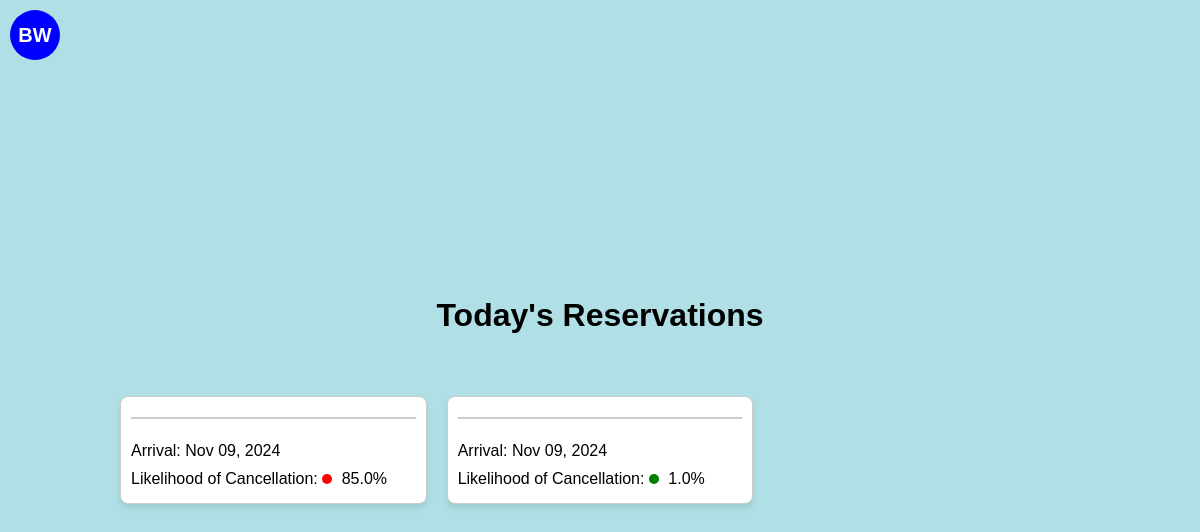
The page / on the database its author committed.
### cancellationPredictor/models.py (models this page shows, shortened)
class Booking(models.Model):
    month_of_booking = models.IntegerField()
    day_of_booking = models.IntegerField()
    weekday_of_booking = models.IntegerField()
    month_of_arrival = models.IntegerField()
    day_of_arrival = models.IntegerField()
    weekday_of_arrival = models.IntegerField()
    num_of_nights = models.IntegerField()
    is_repeated_guest = models.BooleanField()
    previous_stays = models.IntegerField()
    previous_cancellations = models.IntegerField()
    booking_to_arrival_duration = models.IntegerField()
    rate = models.DecimalField(max_digits=10, decimal_places=2)  # Assuming 'Rate' needs to handle decimals
    override = models.DecimalField(max_digits=10, decimal_places=2)  # Assuming 'Override' is a monetary value
    probability = models.DecimalField(max_digits=10, decimal_places=6)  # Storing probabilities with precision
    prediction = models.BooleanField()  # Assuming prediction is a binary outcome (True/False)
    guest_name = models.TextField()  # Adjust max_length as needed
    date_booking_made = models.DateField()
    scheduled_arrival = models.DateField()

### cancellationPredictor/views.py (the view)
# urls.py: path('', BookingListView.as_view(), name='booking-list'),
class BookingListView(ListView):
    model = Booking
    template_name = 'cancellationPredictor/booking_list.html'
    context_object_name = 'bookings'
    def get_queryset(self):
        today = timezone.localdate()
        today_arrivals = Booking.objects.filter(scheduled_arrival=today)
        fake = Faker()  # Create a Faker generator instance
        for booking in today_arrivals:
            booking.guest_name = fake.name()
        return today_arrivals

### cancellationPredictor/templatetags/custom_filters.py (called while the page is built)
@register.filter(name='multiply')
def multiply(value, arg):
    try:
        return float(value) * float(arg)
    except (ValueError, TypeError):
        return ''  # You might choose to handle the error differently.

### templates/cancellationPredictor/booking_list.html (shortened to what this page needs)
{% load custom_filters %}
<!DOCTYPE html>
<html>
<head>
</head>
<body>
    <div id="logo">BW</div>
    <h1>Today's Reservations</h1>
    <div class="grid-container">
        {% for booking in bookings %}
        <div class="card">
            <h3>{{ booking.guest_name }}</h3>
            <p>Arrival: {{ booking.scheduled_arrival|date:"M d, Y" }}</p>
            <p>Likelihood of Cancellation:
                <span class="probability-circle" style="background-color:
                    {% if booking.probability|multiply:100 < 25 %}
                        green
                    {% elif booking.probability|multiply:100 < 50 %}
                        yellowgreen
                    {% elif booking.probability|multiply:100 < 75 %}
                        yellow
                    {% else %}
                        red
                    {% endif %};
                "></span>
                {{ booking.probability|floatformat:2|multiply:100 }}%
            </p>
        </div>
        {% empty %}
        <p>No bookings available.</p>
        {% endfor %}
    </div>
</body>
</html>

### templates/cancellationPredictor/booking_list.html (style rules this page uses)
body { display: flex; flex-direction: column; align-items: center; justify-content: center; min-height: 100vh; margin: 0; font-family: Arial, sans-serif; background-color: #B0E0E6; }
#logo { position: absolute; top: 10px; left: 10px; width: 50px; height: 50px; background-color: #0000FF; border-radius: 50%; display: flex; justify-content: center; align-items: center; color: white; font-weight: bold; font-size: 20px; }
.grid-container { display: grid; grid-template-columns: repeat(auto-fill, minmax(250px, 1fr)); grid-gap: 20px; padding: 20px; width: 80%; max-width: 1000px; margin-top: 20px; }
.card { background-color: #FFFFFF; border: 1px solid #ccc; border-radius: 8px; box-shadow: 0 4px 6px rgba(0,0,0,0.1); padding: 10px; display: flex; flex-direction: column; justify-content: space-between; }
.card h3 { margin-top: 0; color: #333; border-bottom: 2px solid #ccc; padding-bottom: 10px; }
.card p { margin: 5px 0; }
.probability-circle { height: 10px; width: 10px; border-radius: 50%; display: inline-block; margin-right: 5px; }

### rows shown on the page
Booking: scheduled_arrival "Nov 09, 2024", probability|multiply "85.0"
Booking: scheduled_arrival "Nov 09, 2024", probability|multiply "1.0"
